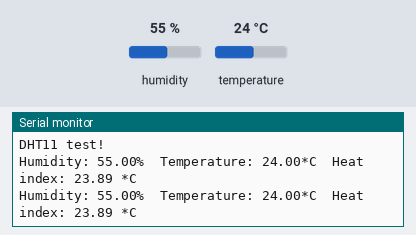
A sketch run on a simulated Arduino Uno, built with avr-gcc and run on an emulated ATmega328P. On the bench: the last lines printed to the serial monitor. The test bench sets the inputs (shaded band); at power-on: humidity 55 %, temperature 24 °C.

Above: at 2.8 s.
2.9 s: humidity set to 22 %
At 5.3 s:
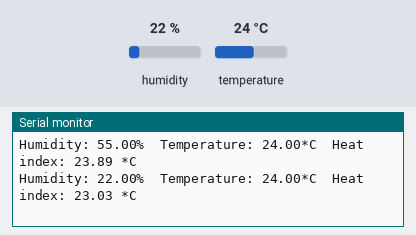
5.6 s: temperature set to 12 °C
At 6.8 s:
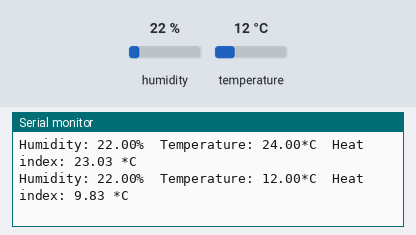
8.3 s: humidity set to 40 %
At 10.5 s:
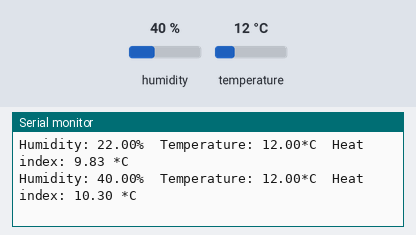
Timing chart, 0 to 12.0 s (numbered marks = the images above; inputs shaded):
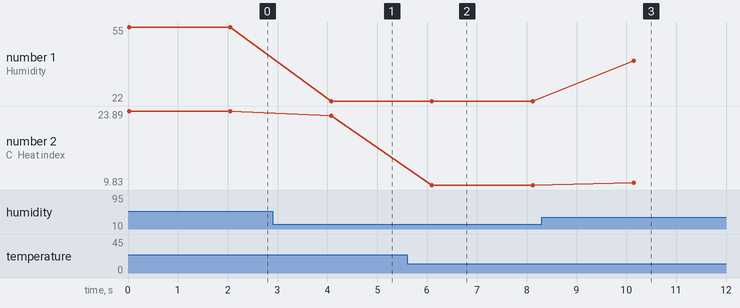

Measured:
- after the input at 2.9 s, the serial monitor: prints a new line after 1.2 s (image 1)
- after the input at 5.6 s, the serial monitor: prints a new line after 0.50 s (image 2)
- after the input at 8.3 s, the serial monitor: prints a new line after 1.8 s (image 3)
- plotted number 1: 55 → 22 after the input at 2.9 s, 22 → 40 after the input at 8.3 s
- plotted number 2: 23.89 → 23.03 after the input at 2.9 s, 23.03 → 9.83 after the input at 5.6 s, 9.83 → 10.3 after the input at 8.3 s

The sketch:

DHT11.ino
```cpp
#include "DHT.h"
#define DHTPIN A0
#define DHTTYPE DHT11
DHT dht(DHTPIN, DHTTYPE);

void setup() {
  Serial.begin(9600);
  Serial.println("DHT11 test!");
  dht.begin();
}
void loop() {
  float h = dht.readHumidity();
  float t = dht.readTemperature();
  // Read temperature as Celsius (the default)
  float hic = dht.computeHeatIndex(t, h, false);
  // Compute heat index in Celsius (isFahreheit = false)

  Serial.print("Humidity: ");
  Serial.print(h);
  Serial.print("%\t");
  Serial.print("Temperature: ");
  Serial.print(t);
  Serial.print("*C\t");
  Serial.print("Heat index: ");
  Serial.print(hic);
  Serial.println(" *C ");

  delay(2000);

}
```
